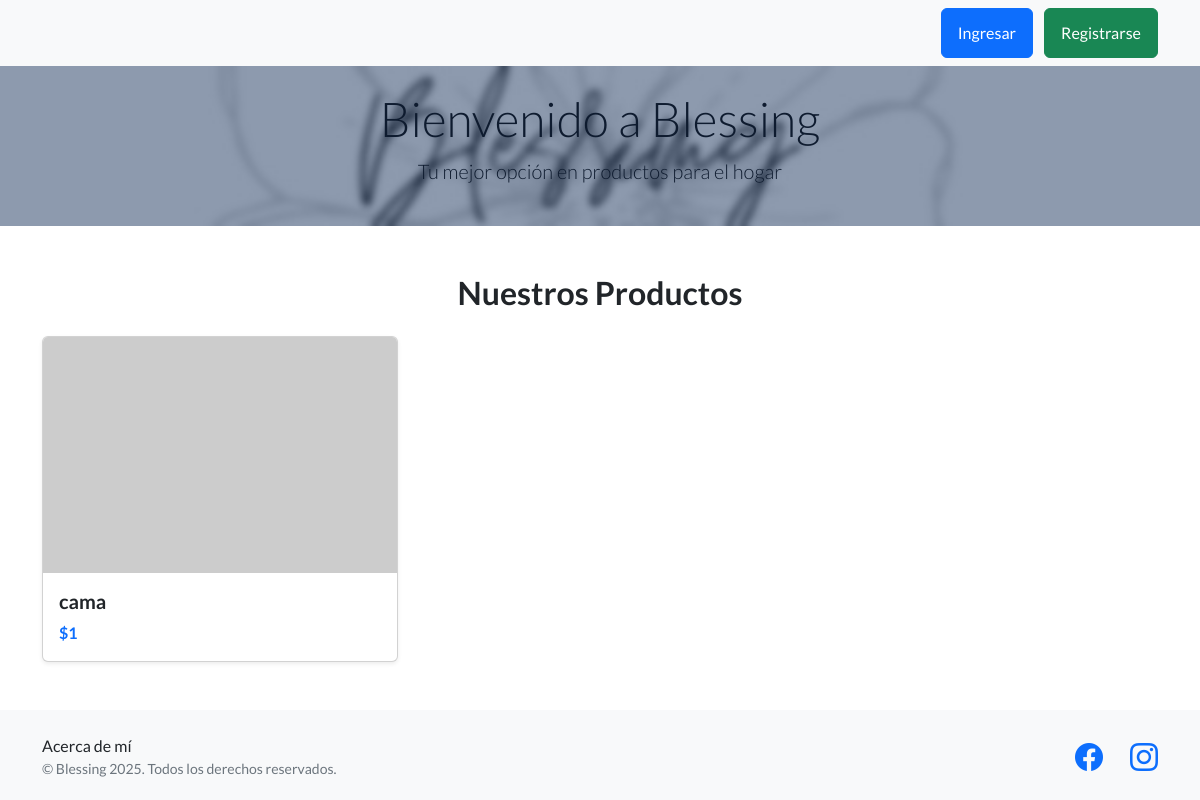
Page /app/ on the earlier database version.
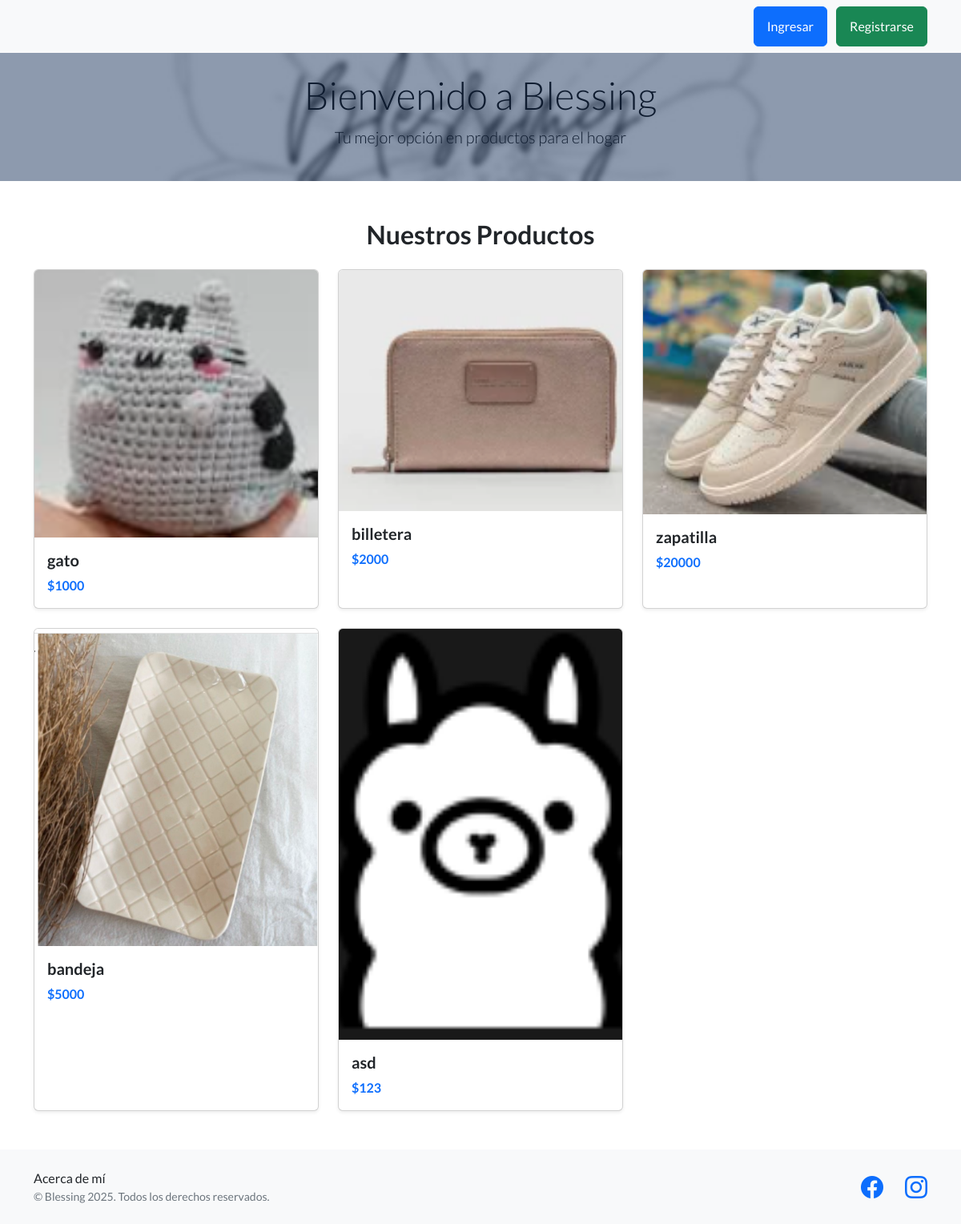
Same page on the later database version.
### aplicacion1/models.py (models this page shows, shortened)
class Productos(models.Model):
    nombre = models.CharField(max_length=50)
    precio = models.IntegerField()
    cantidad = models.IntegerField()
    imagen = models.ImageField(upload_to='productos/', blank=True, null=True)

### aplicacion1/views.py (the view)
# urls.py: path('', views.inicio, name="inicio"),
def inicio(request):
    productos = Productos.objects.all()
    return render(request, 'aplicacion1/inicio.html', {'productos': productos})

### aplicacion1/templates/aplicacion1/inicio.html
{% extends 'aplicacion1/index2.html' %}
{% block contenido %}
<div class="container my-5">
    <h2 class="mb-4 text-center">Nuestros Productos</h2>
    <div class="row row-cols-1 row-cols-md-3 g-4">
        {% for producto in productos %}
        <div class="col">
            <div class="card h-100 shadow-sm">
                {% if producto.imagen %}
                    <img src="{{ producto.imagen.url }}" class="card-img-top" alt="{{ producto.nombre }}">
                {% else %}
                    <img src="https://via.placeholder.com/300x200?text=Sin+Imagen" class="card-img-top" alt="Sin imagen">
                {% endif %}
                <div class="card-body">
                    <h5 class="card-title">{{ producto.nombre }}</h5>
                    <p class="card-text fw-bold text-primary">${{ producto.precio }}</p>
                </div>
            </div>
        </div>
        {% empty %}
        <p class="text-center">No hay productos disponibles.</p>
        {% endfor %}
    </div>
</div>
{% endblock contenido %}

### aplicacion1/templates/aplicacion1/index2.html (shortened to what this page needs)
<!DOCTYPE html>
<html lang="en">
<head>
    {% load static %}
    <link href="https://cdn.jsdelivr.net/npm/bootstrap-icons@1.5.0/font/bootstrap-icons.css" rel="stylesheet" />
    <link href="{% static 'css/styles.css' %}" rel="stylesheet" />
    <link rel="stylesheet" href="https://cdnjs.cloudflare.com/ajax/libs/font-awesome/6.4.0/css/all.min.css" />
</head>
<body>
    <nav class="navbar navbar-light bg-light static-top">
        <div class="container">
            <div class="ms-auto">
                {% if user.is_authenticated %}
                    <a href="{% url 'agregar_avatar' %}">
                        <img src="{{ request.session.avatar }}" height="40" width="40" alt="mi foto" style="border-radius: 50%; object-fit: cover;">
                    </a>
                    <span class="me-2">Hola, {{ user.username }}</span>
                    <form id="logout-form" method="post" action="{% url 'logout' %}" style="display: none;">
                        {% csrf_token %}
                    </form>
                    <a class="btn btn-danger" href="#" onclick="event.preventDefault(); document.getElementById('logout-form').submit();">
                         Salir
                    </a>
                {% else %}
                    <a class="btn btn-primary me-2" href="{% url 'login' %}">Ingresar</a>
                    <a class="btn btn-success" href="{% url 'registro' %}">Registrarse</a>
                {% endif %}
            </div>
        </div>
    </nav>
    <header class="masthead custom-bg">
        <div class="container">
            <h1 class="display-4">Bienvenido a Blessing</h1>
            <p class="lead">Tu mejor opción en productos para el hogar</p>
        </div>
    </header>
    {% block contenido %}
    {% endblock contenido %}
    <footer class="footer bg-light py-4">
        <div class="container">
            <div class="row">
                <div class="col-lg-6 text-center text-lg-start my-auto">
                    <a class="navbar-brand" href="{% url 'about' %}">Acerca de mí</a>
                    <p class="text-muted small mb-0">&copy; Blessing 2025. Todos los derechos reservados.</p>
                </div>
                <div class="col-lg-6 text-center text-lg-end my-auto">
                    <ul class="list-inline mb-0">
                        <li class="list-inline-item me-4">
                            <a href="https://www.facebook.com/share/16TWbSRfxu/" target="_blank" rel="noopener noreferrer">
                                <i class="bi-facebook fs-3"></i>
                            </a>
                        </li>
                        <li class="list-inline-item">
                            <a href="https://www.instagram.com/decohome_blessing/" target="_blank" rel="noopener noreferrer">
                                <i class="bi-instagram fs-3"></i>
                            </a>
                        </li>
                    </ul>
                </div>
            </div>
        </div>
    </footer>
</body>
</html>

Differences in the rows shown:
removed Productos: nombre "cama", precio "1"
added Productos: imagen (picture), nombre "gato", precio "1000"
added Productos: imagen (picture), nombre "billetera", precio "2000"
added Productos: imagen (picture), nombre "zapatilla", precio "20000"
added Productos: imagen (picture), nombre "bandeja", precio "5000"
added Productos: imagen (picture), nombre "asd", precio "123"
